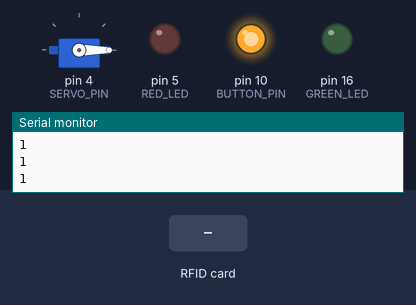
Simulated run of this sketch. Board: Arduino Uno, built with avr-gcc and run on an emulated ATmega328P. Shown: servo, output pins drawn as LEDs (lit = HIGH), the last lines printed to the serial monitor. The inputs (shaded band) are chosen by the test bench.

Above: at 1.2 s.
1.3 s: RFID card 0A 55 0F BE held to the reader
At 2.1 s:
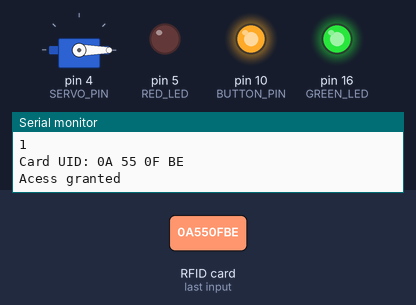
3.8 s: RFID card 5E 7A 19 C4 held to the reader
At 4.5 s:
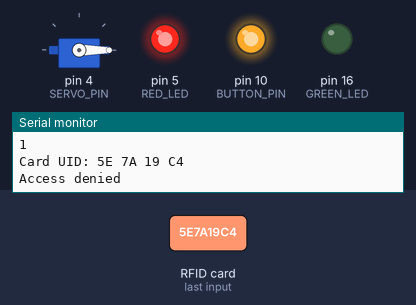
Timing chart, 0 to 6.8 s (numbered marks = the images above; inputs shaded):
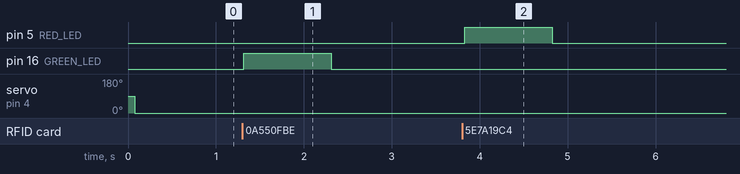

The sketch:

step-2.ino
```cpp
#include <SPI.h>
#include <MFRC522.h>
#include <Servo.h>

#define RST_PIN         0         // Configurable, see typical pin layout above
#define SS_PIN          15         // Configurable, see typical pin layout above
#define RED_LED         5
#define GREEN_LED       16
#define SERVO_PIN       4
#define BUTTON_PIN      10

Servo myservo;
int pos = 0;
int lastOpened = 0;
int barrierTimeout = 5000;

MFRC522 mfrc522(SS_PIN, RST_PIN);  // Create MFRC522 instance

byte authorized_cards[1][4] = {
  {0x0a, 0x55, 0x0f, 0xbe},
};

void setup() {
	Serial.begin(9600);		// Initialize serial communications with the PC
	while (!Serial);		// Do nothing if no serial port is opened (added for Arduinos based on ATMEGA32U4)

  pinMode(RED_LED, OUTPUT);
  pinMode(GREEN_LED, OUTPUT);
  pinMode(SERVO_PIN, OUTPUT);
  pinMode(BUTTON_PIN, INPUT);


  myservo.attach(SERVO_PIN, 500, 2400);


	SPI.begin();			// Init SPI bus
	mfrc522.PCD_Init();		// Init MFRC522
	delay(4);				// Optional delay. Some board do need more time after init to be ready, see Readme
	mfrc522.PCD_DumpVersionToSerial();	// Show details of PCD - MFRC522 Card Reader details
	Serial.println(F("Scan PICC to see UID, SAK, type, and data blocks..."));
}

bool readUid() {
    // Reset the loop if no new card present on the sensor/reader. This saves the entire process when idle.
  if ( ! mfrc522.PICC_IsNewCardPresent()) {
    return false;
  }

  // Select one of the cards
  if ( ! mfrc522.PICC_ReadCardSerial()) {
    return false;
  }
  mfrc522.PICC_HaltA();
  return true;

}

void printUid(MFRC522::Uid *uid) {
  Serial.print(F("Card UID:"));
  for (byte i = 0; i < uid->size; i++) {
    if(uid->uidByte[i] < 0x10)
      Serial.print(F(" 0"));
    else
      Serial.print(F(" "));
    Serial.print(uid->uidByte[i], HEX);
  }
  Serial.println();
}

bool isAuthorized(MFRC522::Uid *uid) {
  for (int i = 0; i < sizeof(authorized_cards) ; i++) {
    if(memcmp(uid->uidByte,authorized_cards[i],sizeof(uid)) == 0)
    {
      Serial.println("Acess granted");
      digitalWrite(GREEN_LED, HIGH);
      delay(1000);
      digitalWrite(GREEN_LED, LOW);
      return true;
    }
  }
  Serial.println("Access denied");
  digitalWrite(RED_LED, HIGH);
  delay(1000);
  digitalWrite(RED_LED, LOW);
  return false;
}

void open() {
    myservo.write(0);
    lastOpened = millis();
}

void close() {
  myservo.write(90);
}

void loop() {
  int buttonState = digitalRead(BUTTON_PIN);

  Serial.println(buttonState);
  if(buttonState == 1) {
    open();
  }

  if(readUid()) {
   printUid(&(mfrc522.uid));
   if(isAuthorized(&(mfrc522.uid))) {
      open();
   }
 }

 if(lastOpened != 0 && (millis() - lastOpened) > barrierTimeout) {
    close();
 }
}
```

Measured:
- after the input at 1.3 s, pin 16 (GREEN_LED): LOW → HIGH at once, → LOW 1.0 s later
- after the input at 3.8 s, pin 5 (RED_LED): LOW → HIGH at once, → LOW 1.0 s later
